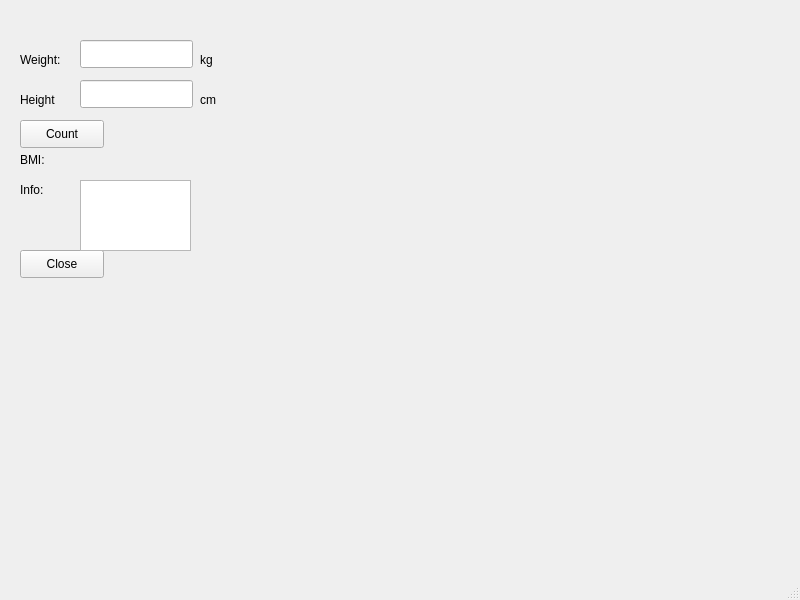
<?xml version="1.0" encoding="UTF-8"?>
<ui version="4.0">
 <class>MainWindow</class>
 <widget class="QMainWindow" name="MainWindow">
  <property name="geometry">
   <rect>
    <x>0</x>
    <y>0</y>
    <width>800</width>
    <height>600</height>
   </rect>
  </property>
  <property name="windowTitle">
   <string>MainWindow</string>
  </property>
  <widget class="QWidget" name="centralwidget">
   <widget class="QLineEdit" name="weightLineEdit">
    <property name="geometry">
     <rect>
      <x>80</x>
      <y>40</y>
      <width>113</width>
      <height>28</height>
     </rect>
    </property>
   </widget>
   <widget class="QLineEdit" name="heightLineEdit">
    <property name="geometry">
     <rect>
      <x>80</x>
      <y>80</y>
      <width>113</width>
      <height>28</height>
     </rect>
    </property>
   </widget>
   <widget class="QPushButton" name="countButton">
    <property name="geometry">
     <rect>
      <x>20</x>
      <y>120</y>
      <width>84</width>
      <height>28</height>
     </rect>
    </property>
    <property name="text">
     <string>Count</string>
    </property>
   </widget>
   <widget class="QPushButton" name="closeButton">
    <property name="geometry">
     <rect>
      <x>20</x>
      <y>250</y>
      <width>84</width>
      <height>28</height>
     </rect>
    </property>
    <property name="text">
     <string>Close</string>
    </property>
   </widget>
   <widget class="QLabel" name="label">
    <property name="geometry">
     <rect>
      <x>20</x>
      <y>50</y>
      <width>63</width>
      <height>20</height>
     </rect>
    </property>
    <property name="text">
     <string>Weight:</string>
    </property>
   </widget>
   <widget class="QLabel" name="label_2">
    <property name="geometry">
     <rect>
      <x>20</x>
      <y>90</y>
      <width>63</width>
      <height>20</height>
     </rect>
    </property>
    <property name="text">
     <string>Height</string>
    </property>
   </widget>
   <widget class="QLabel" name="resultLabel">
    <property name="geometry">
     <rect>
      <x>80</x>
      <y>150</y>
      <width>111</width>
      <height>20</height>
     </rect>
    </property>
    <property name="text">
     <string/>
    </property>
   </widget>
   <widget class="QLabel" name="label_4">
    <property name="geometry">
     <rect>
      <x>20</x>
      <y>180</y>
      <width>63</width>
      <height>20</height>
     </rect>
    </property>
    <property name="text">
     <string>Info:</string>
    </property>
   </widget>
   <widget class="QLabel" name="label_3">
    <property name="geometry">
     <rect>
      <x>200</x>
      <y>50</y>
      <width>63</width>
      <height>20</height>
     </rect>
    </property>
    <property name="text">
     <string>kg</string>
    </property>
   </widget>
   <widget class="QLabel" name="label_5">
    <property name="geometry">
     <rect>
      <x>200</x>
      <y>90</y>
      <width>63</width>
      <height>20</height>
     </rect>
    </property>
    <property name="text">
     <string>cm</string>
    </property>
   </widget>
   <widget class="QTextBrowser" name="infoTextBrowser">
    <property name="geometry">
     <rect>
      <x>80</x>
      <y>180</y>
      <width>111</width>
      <height>71</height>
     </rect>
    </property>
   </widget>
   <widget class="QLabel" name="label_6">
    <property name="geometry">
     <rect>
      <x>20</x>
      <y>150</y>
      <width>63</width>
      <height>20</height>
     </rect>
    </property>
    <property name="text">
     <string>BMI:</string>
    </property>
   </widget>
  </widget>
  <widget class="QMenuBar" name="menubar">
   <property name="geometry">
    <rect>
     <x>0</x>
     <y>0</y>
     <width>800</width>
     <height>25</height>
    </rect>
   </property>
  </widget>
  <widget class="QStatusBar" name="statusbar"/>
 </widget>
 <resources/>
 <connections>
  <connection>
   <sender>closeButton</sender>
   <signal>clicked()</signal>
   <receiver>MainWindow</receiver>
   <slot>close()</slot>
   <hints>
    <hint type="sourcelabel">
     <x>61</x>
     <y>288</y>
    </hint>
    <hint type="destinationlabel">
     <x>399</x>
     <y>299</y>
    </hint>
   </hints>
  </connection>
  <connection>
   <sender>countButton</sender>
   <signal>clicked()</signal>
   <receiver>resultLabel</receiver>
   <slot>show()</slot>
   <hints>
    <hint type="sourcelabel">
     <x>61</x>
     <y>158</y>
    </hint>
    <hint type="destinationlabel">
     <x>51</x>
     <y>184</y>
    </hint>
   </hints>
  </connection>
 </connections>
</ui>
